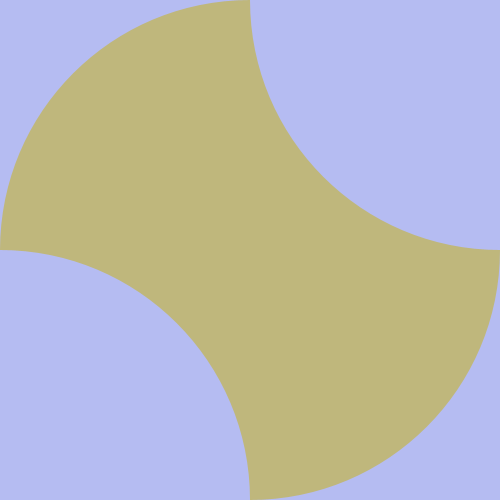
Frame 1 (no input)
Frame 60 (the mouse pressed at the canvas centre just before this capture): identical to frame 1, image omitted
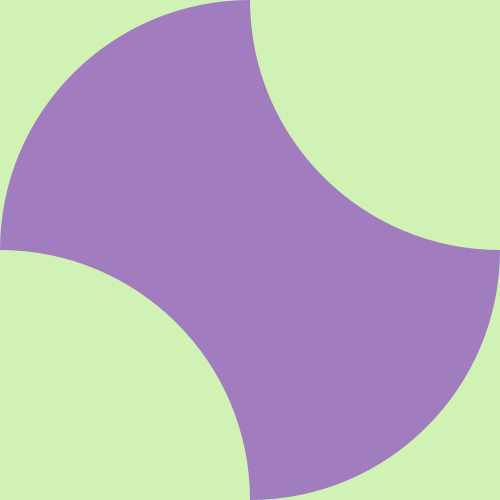
Frame 120 (the mouse held since frame 60 and released just before this capture)

The Processing sketch that drew these frames (run headless with seeded random() and noise(); from frame 60 on, the mouse is pressed at the canvas centre):

// Processing sketch: exercicios_parametria
// ── exercicios_parametria.pde
int x2, x4, y2, y4;
float matiz1, matiz2;
void setup() {
  size(500, 500);
  colorMode(HSB, 360, 100, 100);
  noStroke();
  matiz1 = random(0, 360);
  matiz2 = matiz1+180;
  if (matiz2>360)
    matiz2 = matiz2-360;
}

void draw() {

  x2 = width/2; //metade da largura
  x4 = width/4; //um quarto da largura
  y2 = height/2; //metade da altura
  y4 = height/4; //um quarto da altura

  background(matiz1, 25, 95);
  fill(matiz2, 35, 75);
  circle(x2, y2, 2*x2);
  fill(matiz1, 25, 95);
  circle(0, 2*y2, 2*x2);
  circle(2*x2, 0, 2*x2);
}

void mousePressed() {
  matiz1 = random(0, 360);
  matiz2 = matiz1+180;
  if (matiz2>360)
    matiz2 = matiz2-360;
}
